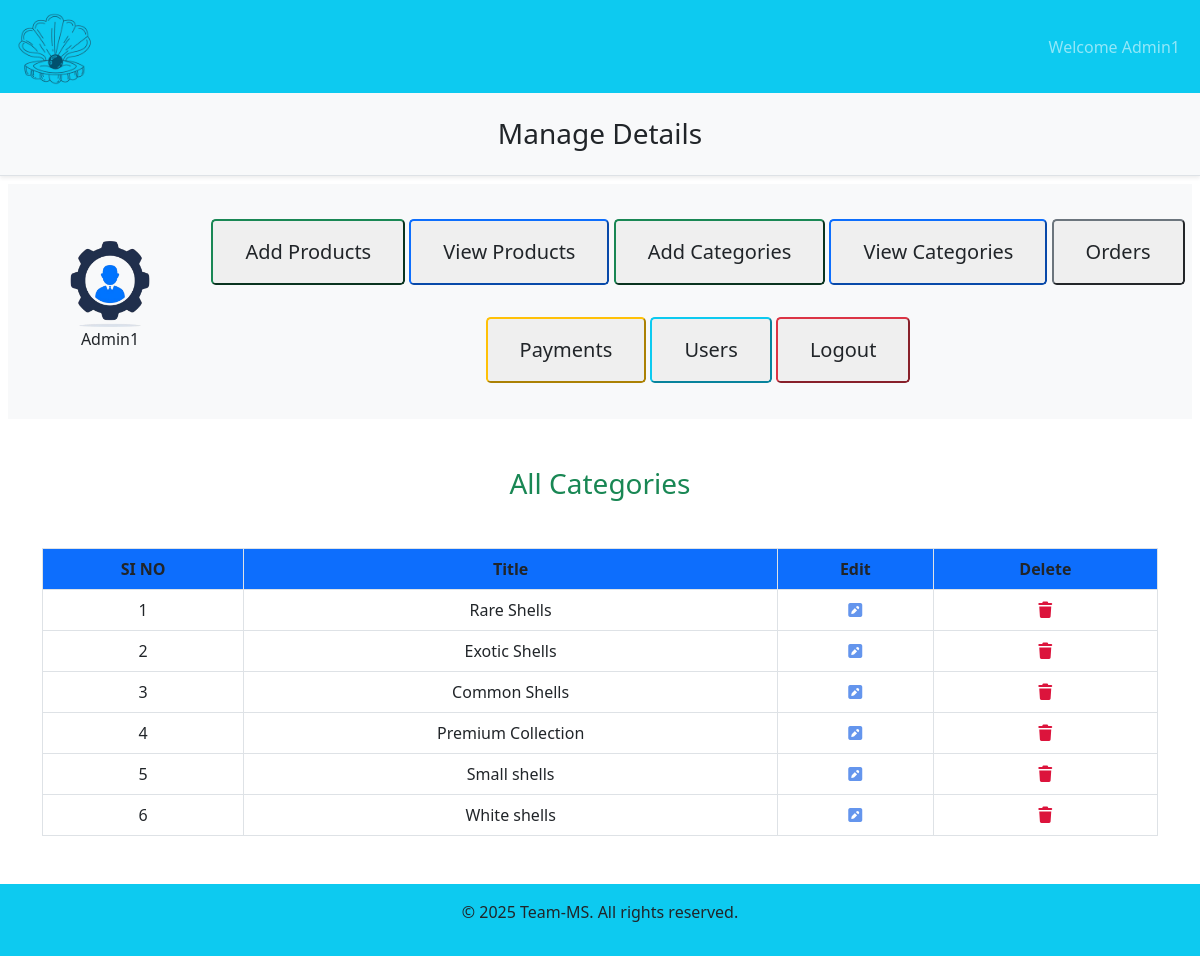
Page /admin/index.php?view_categories (signed in) on the committed database.
### tables this page shows
CREATE TABLE `categories` (
  `category_id` int(11) NOT NULL,
  `category_title` varchar(100) NOT NULL
);

### admin/view_categories.php (the view, shortened to what this page needs)
<h3 class="text-center text-success">All Categories</h3>
<table class="table table-bordered mt-5 text-center">
    <thead class="bg-primary">
        <tr>
            <th>SI NO</th>
            <th>Title</th>
            <th>Edit</th>
            <th>Delete</th>
        </tr>
    </thead>
    <tbody>
        <?php
        $select_cat="SELECT * FROM `categories`";
        $num=0;
        $result_cat=mysqli_query($con,$select_cat);
        while($row=mysqli_fetch_assoc($result_cat)){
            $cat_id=$row['category_id'];
            $cat_title=$row['category_title'];
            $num++;
        ?>
        <tr>
            <td><?php echo $num; ?></td>
            <td><?php echo $cat_title; ?></td>
            <td><a href='index.php?edit_category=<?php echo $cat_id?>' class='text-light'><i class='fa-solid fa-pencil-square' style='color:cornflowerblue'></i></a></td>
            <td>
                <a href='#' class="text-light" data-bs-toggle="modal" data-bs-target="#delete<?php echo $cat_id ?>">
                    <i class='fa-solid fa-trash' style='color:crimson'></i>
                </a>
            </td>
        </tr>
        <?php } ?>
    </tbody>
</table>

### css/style.css (style rules this page uses)
* { margin: 0; padding: 0; box-sizing: border-box; }

### admin/index.php (style rules this page uses)
body { overflow-x: hidden; }

### rows in the picture
categories: category_title "Rare Shells"
categories: category_title "Exotic Shells"
categories: category_title "Common Shells"
categories: category_title "Premium Collection"
categories: category_title "Small shells"
categories: category_title "White shells"

### other values in the picture
$_SESSION['admin_name'] "Admin1"
